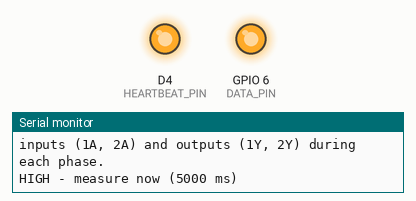
Bench run of a sketch on a simulated ESP8266 (NodeMCU). Parts: output pins drawn as LEDs (lit = HIGH), the last lines printed to the serial monitor.

Above: at 3.5 s.
At 8.5 s:
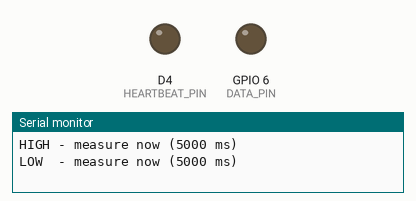
Timing chart, 0 to 14.0 s (numbered marks = the images above):
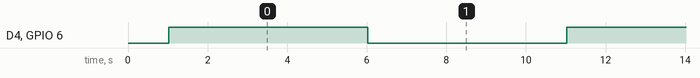

The sketch:

fastled_diagnostic.ino
```cpp
// (licence header left out)
// ---------------------------------------------------------------------------
// CONFIGURATION
// ---------------------------------------------------------------------------

#define CYCLE_HIGH_MS  5000   // Duration pins are driven HIGH (ms)
#define CYCLE_LOW_MS   5000   // Duration pins are driven LOW (ms)

// Pin assignments - conditional per board
#if defined(ARDUINO_NANO_ESP32)
  #define DATA_PIN       17   // GPIO17 = board label D8, level shifter channel 1
  #define HEARTBEAT_PIN  D6   // Board label D6 = GPIO9, level shifter channel 2
#elif defined(ADAFRUIT_TRINKET_5V)
  #define DATA_PIN       6    // Direct connection, no level shifter
  #define HEARTBEAT_PIN  13   // LED_BUILTIN on Pro Trinket
#else
  #define DATA_PIN       6    // Default for AVR boards
  #define HEARTBEAT_PIN  LED_BUILTIN
#endif

// ---------------------------------------------------------------------------
// SETUP
// ---------------------------------------------------------------------------

void setup() {
  Serial.begin(115200);
  delay(1000);

  Serial.println(F("=== fastled_diagnostic ==="));

  // Report board identity
  #if defined(ARDUINO_NANO_ESP32)
    Serial.println(F("Board         : Arduino Nano ESP32"));
    Serial.println(F("WARNING       : 3.3V logic - 74AHCT125N level shifter required"));
  #elif defined(ADAFRUIT_TRINKET_5V)
    Serial.println(F("Board         : Adafruit Pro Trinket 5V"));
  #else
    Serial.println(F("Board         : Unknown AVR"));
  #endif

  // Report resolved GPIO numbers
  Serial.print(F("DATA_PIN      : ")); Serial.println(DATA_PIN);
  Serial.print(F("HEARTBEAT_PIN : ")); Serial.println(HEARTBEAT_PIN);
  Serial.print(F("Cycle HIGH    : ")); Serial.print(CYCLE_HIGH_MS); Serial.println(F(" ms"));
  Serial.print(F("Cycle LOW     : ")); Serial.print(CYCLE_LOW_MS);  Serial.println(F(" ms"));
  Serial.println();

  pinMode(DATA_PIN, OUTPUT);
  pinMode(HEARTBEAT_PIN, OUTPUT);

  digitalWrite(DATA_PIN, LOW);
  digitalWrite(HEARTBEAT_PIN, LOW);

  Serial.println(F("Setup complete. Starting GPIO cycle."));
  Serial.println(F("Measure voltage on D8 and D5 header pins and level shifter"));
  Serial.println(F("inputs (1A, 2A) and outputs (1Y, 2Y) during each phase."));
  Serial.println();
}

// ---------------------------------------------------------------------------
// LOOP
// ---------------------------------------------------------------------------

void loop() {
  // Drive both pins HIGH
  digitalWrite(DATA_PIN, HIGH);
  digitalWrite(HEARTBEAT_PIN, HIGH);
  Serial.print(F("HIGH - measure now ("));
  Serial.print(CYCLE_HIGH_MS);
  Serial.println(F(" ms)"));
  delay(CYCLE_HIGH_MS);

  // Drive both pins LOW
  digitalWrite(DATA_PIN, LOW);
  digitalWrite(HEARTBEAT_PIN, LOW);
  Serial.print(F("LOW  - measure now ("));
  Serial.print(CYCLE_LOW_MS);
  Serial.println(F(" ms)"));
  delay(CYCLE_LOW_MS);
}
```

Measured:
- by itself, D4 (HEARTBEAT_PIN), GPIO 6 (DATA_PIN): alternates HIGH for 5.0 s and LOW for 5.0 s
